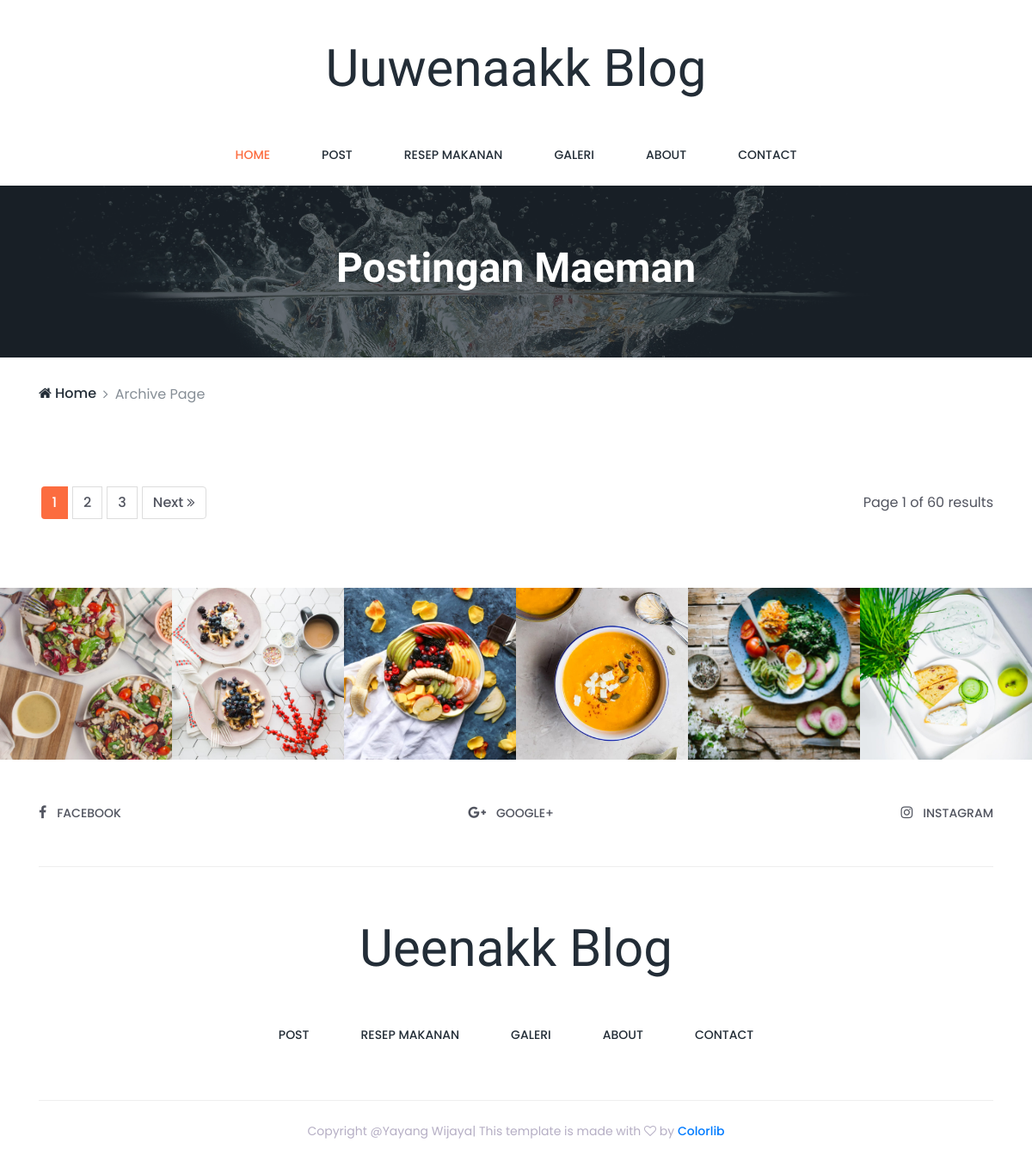
The page /Home/Posting on the database as committed earlier.
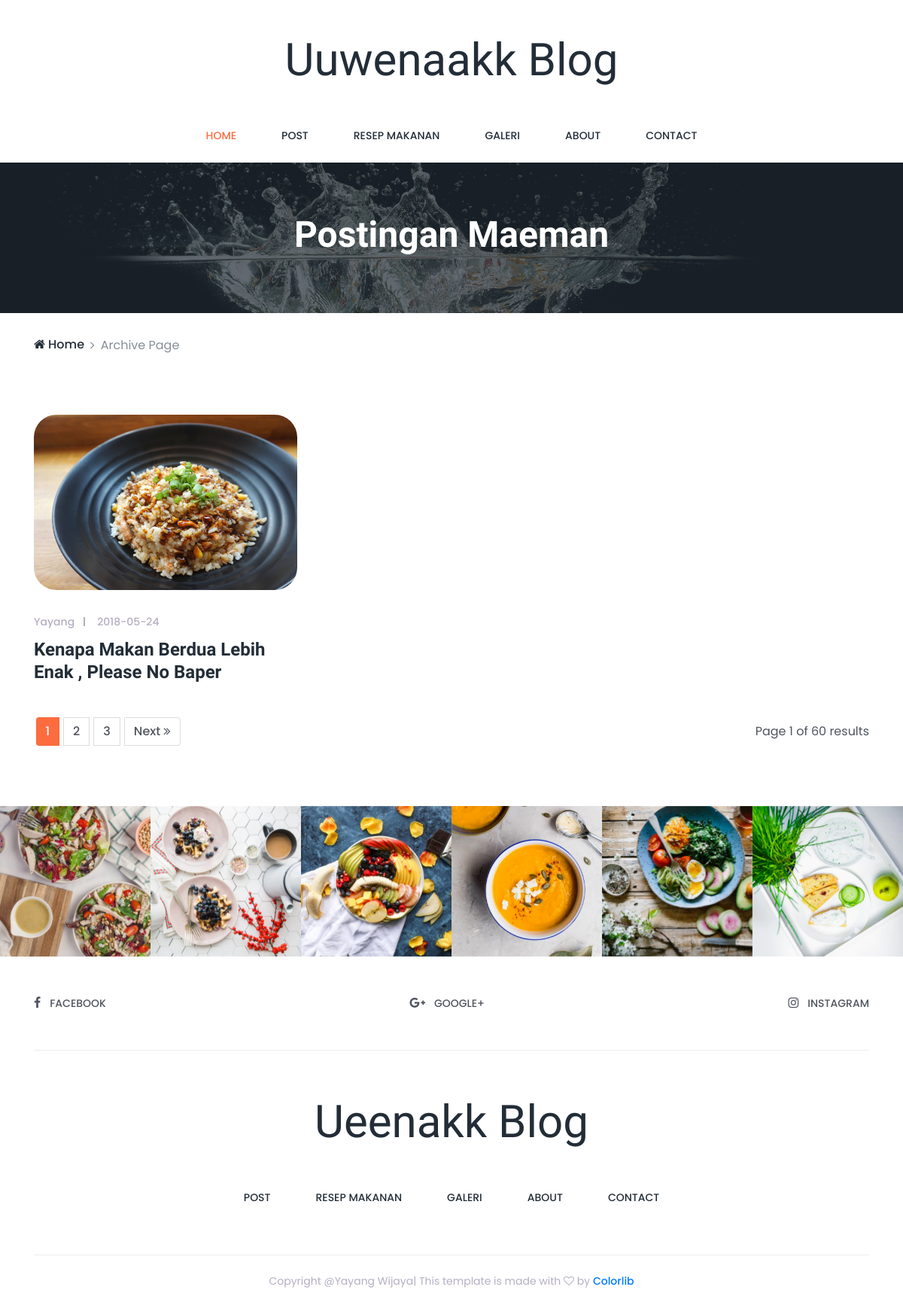
The same page on the database as committed later.
### tables this page shows
CREATE TABLE `artikel` (
  `id_artikel` int(2) NOT NULL,
  `judul` varchar(50) NOT NULL,
  `isi` text NOT NULL,
  `gambar` varchar(200) NOT NULL,
  `post_by` varchar(40) NOT NULL,
  `tgl` date NOT NULL,
  `suka` int(5) NOT NULL
);

### application/controllers/Home.php (called while the page is built, shortened)
<?php
class Home extends CI_Controller {
	function __construct(){
		$this->load->model('M_data');
                $this->load->helper('url');
	}
	public function index($page='Home_tengah',$id= null)
	{
    $data['tampil_posting'] = $this->M_data->tampil_posting();
	    $data['tampil_resep'] = $this->M_data->tampil_resep();
		$data['tampil_slider'] = $this->M_data->tampil_slider();
		$data['tampil_posting_home'] = $this->M_data->tampil_posting_home();
		$data['tampil_posting_populer'] = $this->M_data->tampil_posting_populer();
		$data['tampil_posting_per_id'] = $this->M_data->tampil_posting_per_id($id);
		$data['tampil_resep_per_id'] = $this->M_data->tampil_resep_per_id($id);
		$this->load->view('Home/Header');
  		$this->load->view('Home/'.$page,$data);
    	$this->load->view('Home/Footer');
	}
}

### index.php (called while the page is built, shortened)
<?php
require_once BASEPATH.'core/CodeIgniter.php';

### application/models/M_data.php (called while the page is built, shortened)
<?php
class M_data extends CI_Model{
  function tampil_posting(){
  		$hasil=$this->db->get('artikel');
  		return $hasil->result();
  	}
    function tampil_posting_home(){
        $this->db->limit(10);
    		$hasil=$this->db->get('artikel');
    		return $hasil->result();
      	}
    function tampil_posting_populer(){
        $this->db->limit(6);
        $this->db->order_by('suka','DESC');
    		$hasil=$this->db->get('artikel');
    		return $hasil->result();
          	}
    function tampil_posting_per_id($id){
      $this->db->where('id_artikel',$id);
      $hasil=$this->db->get('artikel');
      return $hasil->result();
    }
    function tampil_resep_per_id($id){
      $this->db->where('id_resep',$id);
      $hasil=$this->db->get('resep');
      return $hasil->result();
    }
}
?>

### application/views/Home/Posting.php (the view)
    <div class="breadcumb-area" style="background-image: url(<?php echo base_url() ?>Assets/img/bg-img/breadcumb.jpg);">
        <div class="container h-100">
            <div class="row h-100 align-items-center">
                <div class="col-12">
                    <div class="bradcumb-title text-center">
                        <h2>Postingan Maeman</h2>
                    </div>
                </div>
            </div>
        </div>
    </div>
    <div class="breadcumb-nav">
        <div class="container">
            <div class="row">
                <div class="col-12">
                    <nav aria-label="breadcrumb">
                        <ol class="breadcrumb">
                            <li class="breadcrumb-item"><a href=""><i class="fa fa-home" aria-hidden="true"></i> Home</a></li>
                            <li class="breadcrumb-item active" aria-current="page">Archive Page</li>
                        </ol>
                    </nav>
                </div>
            </div>
        </div>
    </div>
    <section class="archive-area section_padding_80">
        <div class="container">
            <div class="row">
<?php foreach ($tampil_posting as $tampil) {
  ?>
                <div class="col-12 col-md-6 col-lg-4">
                    <div class="single-post wow fadeInUp" data-wow-delay="0.1s">
                        <div class="post-thumb">
                            <img src="<?php echo base_url() ?>Assets/img/blog-img/<?php echo $tampil->gambar ?>" alt="">
                        </div>
                        <div class="post-content">
                            <div class="post-meta d-flex">
                                <div class="post-author-date-area d-flex">
                                    <div class="post-author">
                                        <a href="#"><?php echo $tampil->post_by ?></a>
                                    </div>
                                    <div class="post-date">
                                        <a href="#"><?php echo $tampil->tgl ?></a>
                                    </div>
                                </div>
                            </div>
                            <a href="<?php echo base_url() ?>Home/Pilih_posting/<?php echo $tampil->id_artikel ?>">
                                <h4 class="post-headline"><?php echo $tampil->judul ?></h4>
                            </a>
                        </div>
                    </div>
                </div>
<?php } ?>
                <div class="col-12">
                    <div class="pagination-area d-sm-flex mt-15">
                        <nav aria-label="#">
                            <ul class="pagination">
                                <li class="page-item active">
                                    <a class="page-link" href="#">1 <span class="sr-only">(current)</span></a>
                                </li>
                                <li class="page-item"><a class="page-link" href="#">2</a></li>
                                <li class="page-item"><a class="page-link" href="#">3</a></li>
                                <li class="page-item">
                                    <a class="page-link" href="#">Next <i class="fa fa-angle-double-right" aria-hidden="true"></i></a>
                                </li>
                            </ul>
                        </nav>
                        <div class="page-status">
                            <p>Page 1 of 60 results</p>
                        </div>
                    </div>
                </div>
            </div>
        </div>
    </section>

### application/views/Home/Header.php (shortened to what this page needs)
<!DOCTYPE html>
<html lang="en">
<head >
    <link href="<?php echo base_url() ?>Assets/style.css" rel="stylesheet">
    <link href="<?php echo base_url() ?>Assets/css/responsive/responsive.css" rel="stylesheet">
</head>
<body>
    <header class="header_area">
        <div class="container">
            <div class="row">
                <div class="col-12">
                    <div class="logo_area text-center">
                        <a href="index.html" class="yummy-logo">  Uuwenaakk Blog </a>
                    </div>
                </div>
            </div>
            <div class="row">
                <div class="col-12">
                    <nav class="navbar navbar-expand-lg">
                        <div class="collapse navbar-collapse justify-content-center" id="yummyfood-nav">
                            <ul class="navbar-nav" id="yummy-nav">
                                <li class="nav-item active">
                                    <a class="nav-link" href="<?php echo base_url() ?>">Home <span class="sr-only">(current)</span></a>
                                </li>
                                <li class="nav-item">
                                    <a class="nav-link" href=" <?php echo base_url()?>Home/Posting">Post</a>
                                </li>
                                <li class="nav-item">
                                    <a class="nav-link" href="<?php echo base_url()?>Home/Resep">Resep Makanan</a>
                                </li>
                                <li class="nav-item">
                                    <a class="nav-link" href="<?php echo base_url()?>Home/Galeri">Galeri</a>
                                </li>
                                <li class="nav-item">
                                    <a class="nav-link" href="<?php echo base_url()?>Home/About">About</a>
                                </li>
                                <li class="nav-item">
                                    <a class="nav-link" href="<?php echo base_url()?>Home/Contact">Contact</a>
                                </li>
                            </ul>
                        </div>
                    </nav>
                </div>
            </div>
        </div>
    </header>

### application/views/Home/Footer.php (shortened to what this page needs)
<div class="instargram_area owl-carousel section_padding_100_0 clearfix" id="portfolio">
    <div class="instagram_gallery_item">
        <img src="<?php echo base_url() ?>Assets/img/instagram-img/1.jpg" alt="">
    </div>
    <div class="instagram_gallery_item">
        <img src="<?php echo base_url() ?>Assets/img/instagram-img/2.jpg" alt="">
    </div>
    <div class="instagram_gallery_item">
        <img src="<?php echo base_url() ?>Assets/img/instagram-img/3.jpg" alt="">
    </div>
    <div class="instagram_gallery_item">
        <img src="<?php echo base_url() ?>Assets/img/instagram-img/4.jpg" alt="">
    </div>
    <div class="instagram_gallery_item">
        <img src="<?php echo base_url() ?>Assets/img/instagram-img/5.jpg" alt="">
    </div>
    <div class="instagram_gallery_item">
        <img src="<?php echo base_url() ?>Assets/img/instagram-img/6.jpg" alt="">
    </div>
</div>
<div class="social_icon_area clearfix">
    <div class="container">
        <div class="row">
            <div class="col-12">
                <div class="footer-social-area d-flex">
                    <div class="single-icon">
                        <a href="#"><i class="fa fa-facebook" aria-hidden="true"></i><span>facebook</span></a>
                    </div>
                    <div class="single-icon">
                        <a href="#"><i class="fa fa-google-plus" aria-hidden="true"></i><span>GOOGLE+</span></a>
                    </div>
                    <div class="single-icon">
                        <a href="#"><i class="fa fa-instagram" aria-hidden="true"></i><span>Instagram</span></a>
                    </div>
                </div>
            </div>
        </div>
    </div>
</div>
<footer class="footer_area">
    <div class="container">
        <div class="row">
            <div class="col-12">
                <div class="footer-content">
                    <div class="footer-logo-area text-center">
                        <a href="index.html" class="yummy-logo">Ueenakk Blog</a>
                    </div>
                    <nav class="navbar navbar-expand-lg">
                        <div class="collapse navbar-collapse justify-content-center" id="yummyfood-footer-nav">
                            <ul class="navbar-nav">
                                <li class="nav-item active">
                                     <li class="nav-item">
                                    <a class="nav-link" href=" <?php echo base_url()?>Home/Posting">Post</a>
                                </li>
                                <li class="nav-item">
                                    <a class="nav-link" href="<?php echo base_url()?>Home/Resep">Resep Makanan</a>
                                </li>
                                <li class="nav-item">
                                    <a class="nav-link" href="<?php echo base_url()?>Home/Galeri">Galeri</a>
                                </li>
                                <li class="nav-item">
                                    <a class="nav-link" href="#">About</a>
                                </li>
                                <li class="nav-item">
                                    <a class="nav-link" href="Contact.php">Contact</a>
                                </li>
                            </ul>
                        </div>
                    </nav>
                </div>
            </div>
        </div>
    </div>
    <div class="container">
        <div class="row">
            <div class="col-12">
                <div class="copy_right_text text-center">
                    <p>Copyright @Yayang Wijaya| This template is made with <i class="fa fa-heart-o" aria-hidden="true"></i> by <a href="https://colorlib.com" target="_blank">Colorlib</a></p>
                </div>
            </div>
        </div>
    </div>
</footer>
</body>

### Assets/style.css (style rules this page uses)
* { margin: 0; padding: 0; }
body { font-family: 'Poppins', sans-serif; position: relative; z-index: auto; }
h1, h2, h3, h4, h5, h6 { font-family: 'Quicksand', sans-serif; font-weight: 700; color: #232d37; line-height: 1.25; }
p { color: #51545f; font-size: 16px; }
.section_padding_80 { margin-top: 80px; margin-bottom: 80px; }
img { max-width: 100%; }
.mt-15 { margin-top: 15px; }
ul, ol { margin: 0; padding: 0; }
a, a:hover, a:focus, a:active { text-decoration: none; -webkit-transition-duration: 500ms; transition-duration: 500ms; font-weight: 500; outline: none; }
li { list-style: none; }
.logo_area .yummy-logo { font-family: 'Shadows Into Light Two', cursive; font-size: 60px; margin-bottom: 0; padding: 35px 0 20px 0; display: inline-block; color: #232d37; }
.navbar.navbar-expand-lg { padding: 0; }
.navbar.navbar-expand-lg .navbar-nav .nav-link { padding: 25px 30px; color: #232d37; text-transform: uppercase; font-size: 14px; }
.navbar.navbar-expand-lg .navbar-nav .nav-link:hover, .navbar.navbar-expand-lg .navbar-nav .active .nav-link { color: #fc6c3f; }
.post-thumb img { border-radius: 30px; margin-bottom: 30px; }
.post-meta { -webkit-box-align: center; -ms-flex-align: center; -ms-grid-row-align: center; align-items: center; -webkit-box-pack: justify; -ms-flex-pack: justify; justify-content: space-between; }
.post-author a, .post-date a, .post-favourite a, .post-comments a, .post-share a { color: #b5aec4; font-size: 14px; }
.post-author a { margin-right: 30px; position: relative; z-index: 1; }
.post-author a:after { width: 2px; height: 60%; content: ''; position: absolute; top: 20%; right: -14px; z-index: 2; background-color: #b5aec4; }
.single-post { margin-bottom: 30px; }
.single-post h2, .single-post h4 { margin: 10px 0; color: #232d37; -webkit-transition-duration: 500ms; transition-duration: 500ms; text-transform: capitalize; }
.instagram_gallery_item { position: relative; z-index: 1; }
.instagram_gallery_item img { -webkit-transition-duration: 500ms; transition-duration: 500ms; width: 100%; }
.instargram_area { position: relative; z-index: 1; }
.footer-social-area { border-bottom: 1px solid #eeeeee; padding: 50px 0; -webkit-box-pack: justify; -ms-flex-pack: justify; justify-content: space-between }
.single-icon > a { color: #51545f; font-size: 14px; font-weight: 500; text-transform: uppercase; }
.single-icon > a > i { font-size: 16px; padding-right: 12px; }
.footer-content { padding: 50px 0 65px 0; border-bottom: 1px solid #eeeeee; }
.footer-logo-area .yummy-logo { font-family: 'Shadows Into Light Two', cursive; font-size: 60px; margin-bottom: 0; padding: 0 0 20px 0; display: inline-block; color: #232d37; }
.copy_right_text { width: 100%; height: 70px; display: -webkit-box; display: -ms-flexbox; display: flex; -webkit-box-align: center; -ms-flex-align: center; align-items: center; -webkit-box-pack: center; -ms-flex-pack: center; justify-content: center }
.copy_right_text > p { font-size: 14px; color: #b5aec4; margin-bottom: 0; }
.footer_area .navbar.navbar-expand-lg .navbar-nav .nav-link { padding-bottom: 0; }
.breadcumb-area { width: 100%; height: 200px; background-position: center center; background-size: cover; position: relative; z-index: 1; }
.breadcumb-area:after { width: 100%; height: 100%; position: absolute; content: ''; top: 0; left: 0; background-color: rgba(35, 45, 55, 0.7); z-index: -1; }
.breadcumb-area .bradcumb-title h2 { font-size: 48px; color: #fff; }
.breadcumb-nav .breadcrumb { padding: 0; margin-bottom: 0; list-style: none; background-color: transparent; border-radius: .25rem; margin-top: 30px; }
.breadcumb-nav .breadcrumb .breadcrumb-item a { color: #232d37; font-size: 16px; }
.breadcrumb-item + .breadcrumb-item:before { content: "\f105"; font-family: 'FontAwesome' }
.pagination-area { -webkit-box-pack: justify; -ms-flex-pack: justify; justify-content: space-between; -webkit-box-align: center; -ms-flex-align: center; -ms-grid-row-align: center; align-items: center; }
.pagination-area .pagination .page-link { color: #51545f; margin: 0 2.5px; }
.pagination-area .pagination .page-item.active .page-link, .pagination-area .pagination .page-link:focus, .pagination-area .pagination .page-link:hover { color: #fff; background-color: #fc6c3f; border-color: transparent; }
.pagination-area .page-status p, .contact-info-area .single-contact-info p { margin-bottom: 0; }

Rows that differ between the two databases and show on the page:
added artikel: gambar (picture), post_by "Yayang", tgl "2018-05-24", judul "Kenapa Makan Berdua Lebih Enak , Please No Baper"
